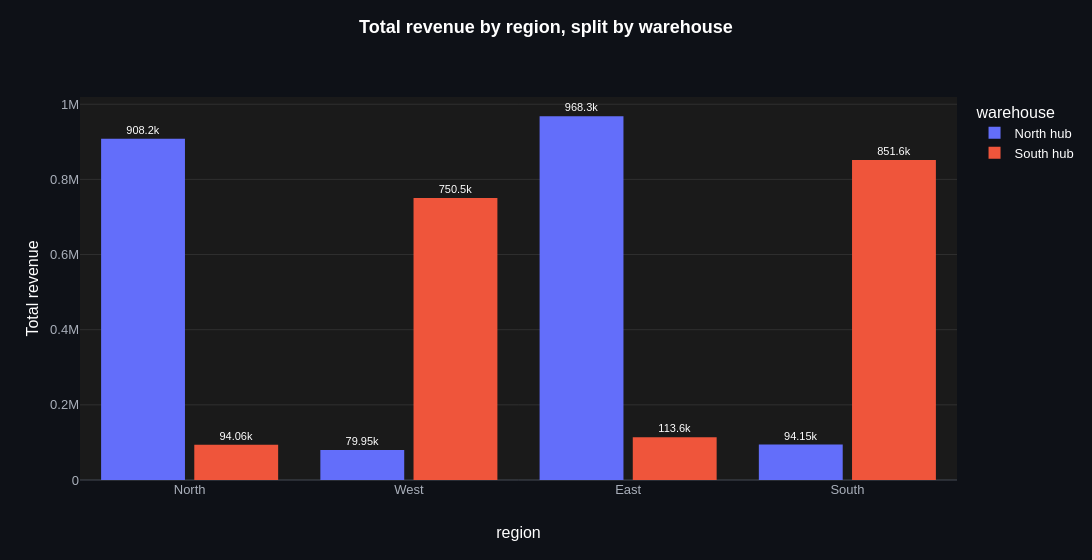

Notebook code for this chart:
### Markdown cell above
**`color`** (`str or None, default None`): the column that splits the bars into
coloured series (long format). Each region's revenue, split by the warehouse that
shipped the order.

### Code cell
ev.bar_plot(orders, "region", "revenue", color="warehouse", agg="sum")

### Figure 1 — Plotly figure (JSON) as saved in the notebook; plotly's stock layout.template omitted (floating-point values rounded to 4 significant figures)
{"data": [{"cliponaxis": false, "hovertemplate": "%{hovertext}<extra></extra>", "hovertext": ["region: <b>North</b><br>warehouse: North hub<br>Total revenue: 908.2k<br>n = 7,116", "region: <b>West</b><br>warehouse: North hub<br>Total revenue: 79.95k<br>n = 646", "region: <b>East</b><br>warehouse: North hub<br>Total revenue: 968.3k<br>n = 7,481", "region: <b>South</b><br>warehouse: North hub<br>Total revenue: 94.15k<br>n = 681"], "insidetextanchor": "middle", "marker": {"color": "#636EFA"}, "meta": {"group": "North hub", "role": "data"}, "name": "North hub", "orientation": "v", "showlegend": true, "text": ["908.2k", "79.95k", "968.3k", "94.15k"], "textangle": 0, "textfont": {"size": 11}, "textposition": "outside", "type": "bar", "x": ["North", "West", "East", "South"], "y": [908200.0, 79950.0, 968300.0, 94150.0]}, {"cliponaxis": false, "hovertemplate": "%{hovertext}<extra></extra>", "hovertext": ["region: <b>North</b><br>warehouse: South hub<br>Total revenue: 94.06k<br>n = 816", "region: <b>West</b><br>warehouse: South hub<br>Total revenue: 750.5k<br>n = 5,917", "region: <b>East</b><br>warehouse: South hub<br>Total revenue: 113.6k<br>n = 855", "region: <b>South</b><br>warehouse: South hub<br>Total revenue: 851.6k<br>n = 6,300"], "insidetextanchor": "middle", "marker": {"color": "#EF553B"}, "meta": {"group": "South hub", "role": "data"}, "name": "South hub", "orientation": "v", "showlegend": true, "text": ["94.06k", "750.5k", "113.6k", "851.6k"], "textangle": 0, "textfont": {"size": 11}, "textposition": "outside", "type": "bar", "x": ["North", "West", "East", "South"], "y": [94060.0, 750500.0, 113600.0, 851600.0]}], "layout": {"bargap": 0.15, "bargroupgap": 0.1, "barmode": "group", "height": 560, "legend": {"title": {"text": "warehouse"}, "traceorder": "normal"}, "margin": {"t": 97}, "showlegend": true, "title": {"text": "<b>Total revenue by region, split by warehouse</b>"}, "uniformtext": {"minsize": 11, "mode": "hide"}, "width": 1400, "xaxis": {"categoryarray": ["North", "West", "East", "South"], "categoryorder": "array", "title": {"text": "region"}, "type": "category"}, "yaxis": {"title": {"text": "Total revenue"}}}}
